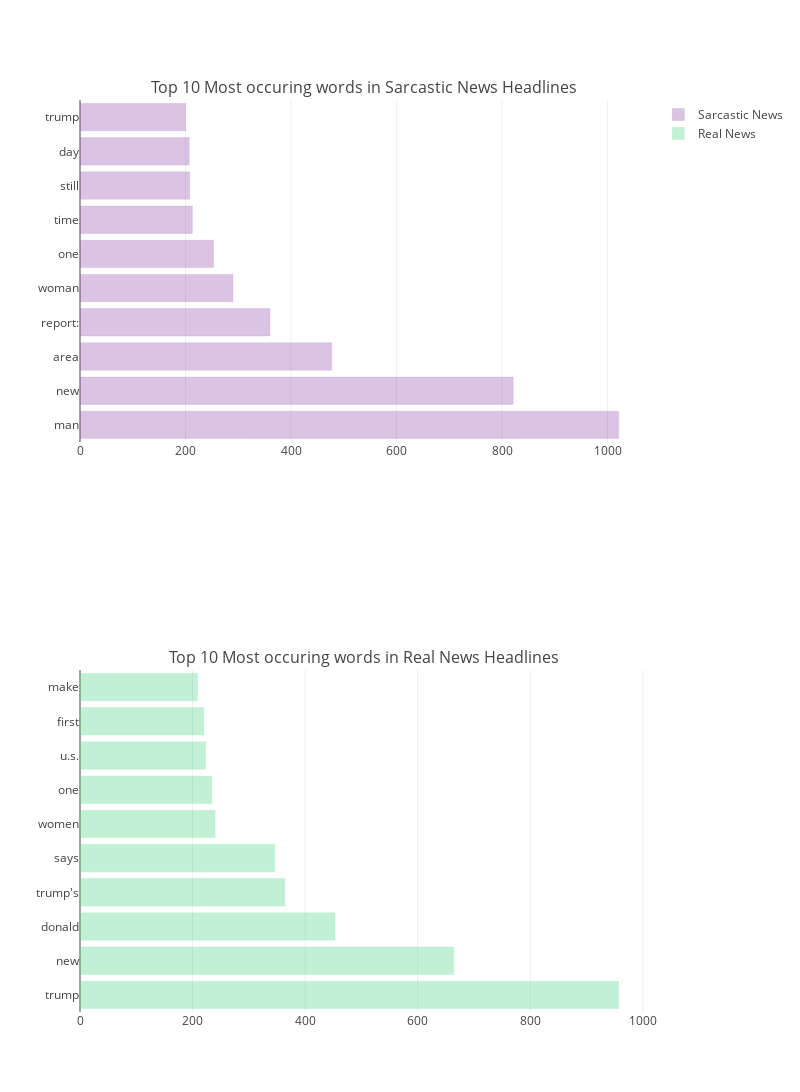

Notebook code cell kept with this figure:
### Code cell
from plotly import tools 

sar_tr  = go.Bar(
    x=sar_top10['Count'],
    y=sar_top10['Words'],
    name='Sarcastic News',
    marker=dict(
        color='rgba(155, 89, 182, 0.6)',
        line=dict(
            color='rgba(155, 89, 182, 1.0)',
            width=.3,
        )
    ),
    orientation='h',
    opacity=0.6
)

acc_tr  = go.Bar(
    x=real_top10['Count'],
    y=real_top10['Words'],
    name='Real News',
    marker=dict(
        color='rgba(88, 214, 141, 0.6)',
        line=dict(
            color='rgba(88, 214, 141, 1.0)',
            width=.3,
        )
    ),
    orientation='h',
    opacity=0.6
)

fig = tools.make_subplots(rows=2, cols=1, subplot_titles=('Top 10 Most occuring words in Sarcastic News Headlines',
                                                          'Top 10 Most occuring words in Real News Headlines'))

fig.append_trace(sar_tr, 1, 1)
fig.append_trace(acc_tr, 2, 1)


fig['layout'].update(height=1200, width=800)

iplot(fig, filename='sar_vs_real')

### Figure 1 — Plotly figure (JSON) as saved in the notebook; plotly's stock layout.template omitted (floating-point values rounded to 4 significant figures)
{"data": [{"marker": {"color": "rgba(155, 89, 182, 0.6)", "line": {"color": "rgba(155, 89, 182, 1.0)", "width": 0.3}}, "name": "Sarcastic News", "opacity": 0.6, "orientation": "h", "type": "bar", "uid": "6eba68da-87f8-11e9-8a49-8c85904900de", "x": [1021, 821, 477, 360, 290, 253, 213, 208, 207, 200], "xaxis": "x", "y": ["man", "new", "area", "report:", "woman", "one", "time", "still", "day", "trump"], "yaxis": "y"}, {"marker": {"color": "rgba(88, 214, 141, 0.6)", "line": {"color": "rgba(88, 214, 141, 1.0)", "width": 0.3}}, "name": "Real News", "opacity": 0.6, "orientation": "h", "type": "bar", "uid": "6ebaf0ac-87f8-11e9-8c2c-8c85904900de", "x": [957, 664, 453, 364, 346, 240, 234, 223, 220, 209], "xaxis": "x2", "y": ["trump", "new", "donald", "trump's", "says", "women", "one", "u.s.", "first", "make"], "yaxis": "y2"}], "layout": {"annotations": [{"font": {"size": 16}, "showarrow": false, "text": "Top 10 Most occuring words in Sarcastic News Headlines", "x": 0.5, "xanchor": "center", "xref": "paper", "y": 1, "yanchor": "bottom", "yref": "paper"}, {"font": {"size": 16}, "showarrow": false, "text": "Top 10 Most occuring words in Real News Headlines", "x": 0.5, "xanchor": "center", "xref": "paper", "y": 0.375, "yanchor": "bottom", "yref": "paper"}], "height": 1200, "width": 800, "xaxis": {"anchor": "y", "domain": [0, 1]}, "xaxis2": {"anchor": "y2", "domain": [0, 1]}, "yaxis": {"anchor": "x", "domain": [0.625, 1]}, "yaxis2": {"anchor": "x2", "domain": [0, 0.375]}}}
